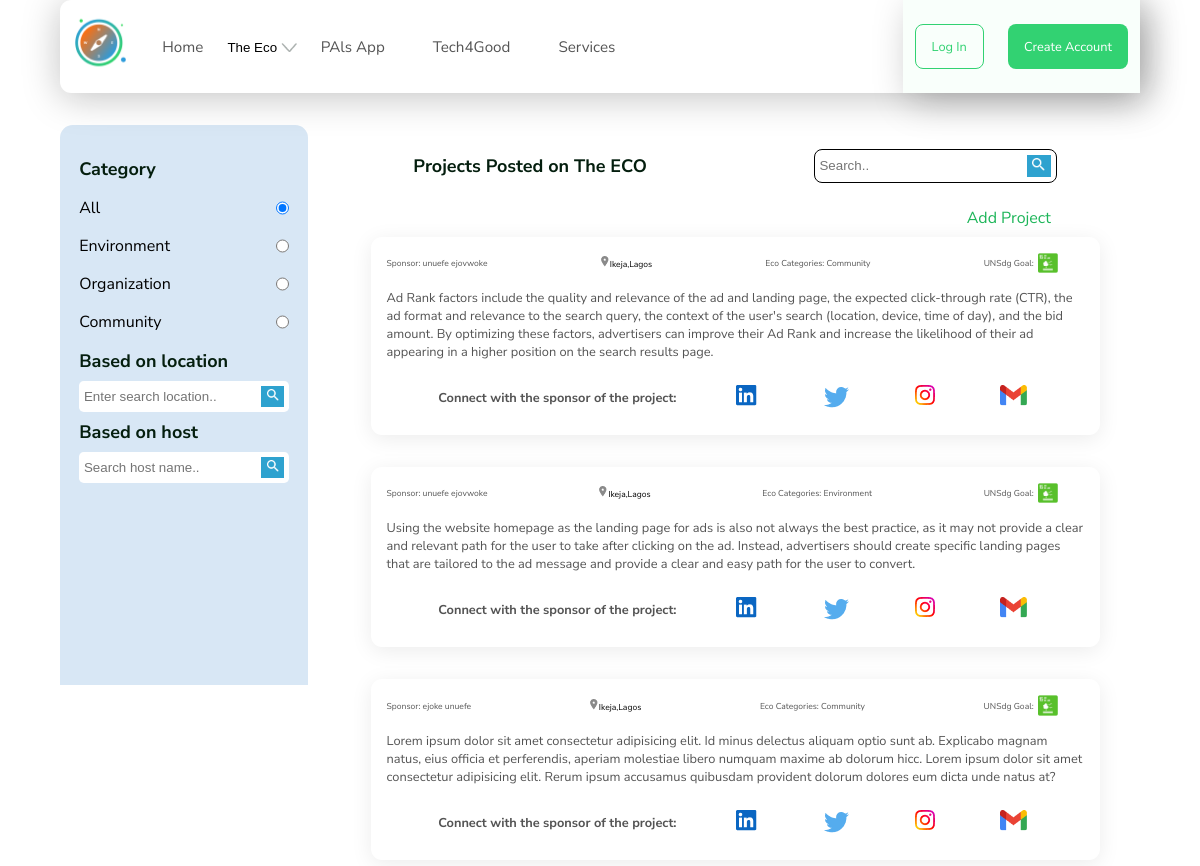
The page /project/ on the database as committed earlier.
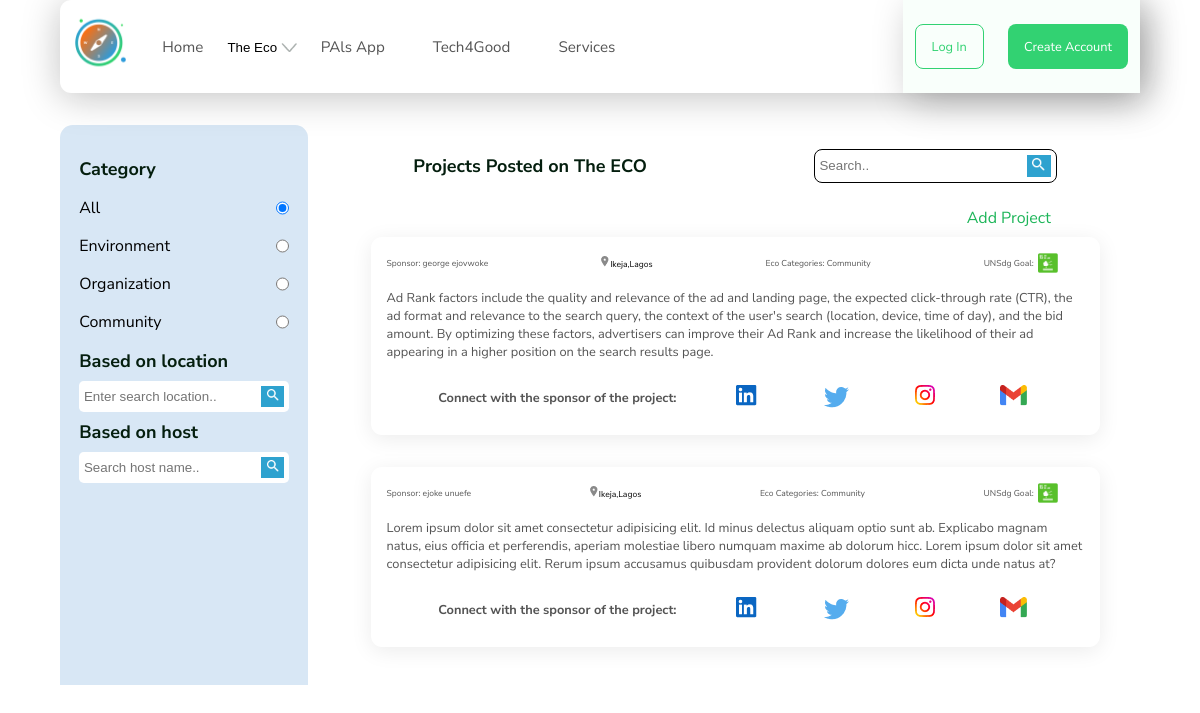
The same page on the database as committed later.
### ecoplatform/models.py (models this page shows, shortened)
class Category(models.Model):
    name = models.CharField(max_length=50)
    image = models.ImageField(upload_to='category/', blank=True, null=True)
    slug = models.SlugField(blank=True, null=True)
    class Meta:
        verbose_name = 'category'
        verbose_name_plural = 'categories'
    def __str__(self):
        return self.name

class Project(models.Model):
    def get_image_path(instance,filename):
        title, ext = filename.split('.')
        image_path = 'project_photos/{project_title}/{photo_name}.{ext}'.format(project_title=instance.title,photo_name=title,ext=ext)
        return image_path
    title = models.CharField(max_length=100)
    description = models.TextField(max_length=500)
    location = models.CharField(max_length=100,blank=True, null=True)
    user = models.ForeignKey(Account,on_delete=models.CASCADE)
    created = models.DateTimeField(default = timezone.now)
    category = models.ForeignKey('Category',on_delete=models.SET_NULL,null=True)
    project_photo_main = models.ImageField(upload_to=get_image_path)
    project_photo_1 = models.ImageField(upload_to=get_image_path,blank=True)
    project_photo_2 = models.ImageField(upload_to=get_image_path,blank=True)
    project_photo_3 = models.ImageField(upload_to=get_image_path,blank=True)
    slug = models.SlugField(blank=True,null=True)
    isTrending = models.BooleanField(default=False)
    upvotes = models.ManyToManyField(Account, blank=True, related_name='upvoted_projects')
    downvotes = models.ManyToManyField(Account, blank=True, related_name='downvoted_projects')
    class Meta:
        verbose_name = 'Project'
        verbose_name_plural = 'Projects'

### ecousers/models.py (models this page shows, shortened)
class Account(AbstractBaseUser):
    first_name      = models.CharField(max_length=50)
    last_name       = models.CharField(max_length=50)
    username        = models.CharField(max_length=50, unique=True)
    email           = models.EmailField(max_length=100, unique=True)
    phone_number    = models.CharField(max_length=50)
    date_joined     = models.DateTimeField(auto_now_add=True)
    last_login      = models.DateTimeField(auto_now_add=True)
    is_admin        = models.BooleanField(default=False)
    is_staff        = models.BooleanField(default=False)
    is_active        = models.BooleanField(default=False)
    is_superadmin        = models.BooleanField(default=False)
    USERNAME_FIELD = 'email'
    REQUIRED_FIELDS = ['username', 'first_name', 'last_name']
    objects = MyAccountManager()
    def full_name(self):
        return f'{self.first_name} {self.last_name}'

### ecoplatform/views.py (the view)
# urls.py: path('project/', views.projectListView, name='project_list'),
def projectListView(request):
    category_slug = request.GET.get('category')
    user_query = request.GET.get('user_query')
    location_query = request.GET.get('location_query')
    if category_slug:
        category = get_object_or_404(Category, slug=category_slug)
        projects = Project.objects.order_by('-created').filter(category=category)
    else:
        projects = Project.objects.order_by('-created').all()
    if user_query:
        projects = projects.filter(description__icontains=user_query)
    if location_query:
        projects = projects.filter(location__icontains=location_query)
    categories = Category.objects.all()
    context = {
        'projects': projects,
        'categories': categories,
        'selected_category': category_slug,
    }
    return render(request, 'ecoplatform/project_list.html', context)

### ecoplatform/context_processors.py (called while the page is built)
def menu_links(request):
    links = Category.objects.all()
    return dict(links=links)

### templates/ecoplatform/project_list.html (shortened to what this page needs)
{% extends 'base.html' %}
{% load static %}
{% block contents %}
            <h5>Projects Posted on The ECO</h5>
            <div class="search">
                <form class="cat-search" action="{% url 'ecoplatform:project_list' %}">
                    <input type="text" name="user_query" placeholder="Search..">
                    <button><img src="{% static 'images/category/search.png' %}" alt="search button"></button>
                </form>
            </div>
        </div>
        <div class="add-problems-btn">
            <a>Add Project</a>
        </div>
        {% if projects %}
        {% for project in projects %}
        <div class="card">
            <div class="card-wrapper">
                <div class="card-header">
                    <div class="eco-cat">
                        <p class="text-fix2">Sponsor: <a href="">{{project.user.full_name}}</a></p>
                    </div>
                    <div class="post-location">
                        <img src="{% static 'images/card/Pindrop.png' %}" alt=""><span class="location">Ikeja,Lagos</span>
                    </div>
                    <div class="eco-cat">
                        <p class="text-fix2">Eco Categories: <a href="">{{project.category}}</a></p>
                    </div>
                    <div class="goal">
                        <p class="text-fix2">UNSdg Goal: </p><img src="{% static 'images/card/eco.png' %}" alt="">
                    </div>
                </div>
                <div class="card-details">
                    <p>{{project.description}}</p>
                </div>
                <div class="card-footer">
                    <p><b>Connect with the sponsor of the project:</b></p>
                    <a href="#"><img src="{% static 'images/card/project-card/linkedin.png' %}" alt=""></a>
                    <a href="#"><img src="{% static 'images/card/project-card/twitter.png' %}" alt=""></a>
                    <a href="#"><img src="{% static 'images/card/project-card/insta.png' %}" alt=""></a>
                    <a href="#"><img src="{% static 'images/card/project-card/gmail (2).png' %}" alt=""></a>
                </div>
            </div>
        </div>
        {% endfor %}
        {% else %}
        <p style="text-align:center">No projects found for this category.</p>
        {% endif %}
{% endblock%}

### templates/base.html (shortened to what this page needs)
{% load static %}
<!DOCTYPE html>
<html lang="en">
<head>
    <link href="https://cdn.jsdelivr.net/npm/remixicon@2.5.0/fonts/remixicon.css" rel="stylesheet">
    <link href='https://unpkg.com/boxicons@2.1.4/css/boxicons.min.css' rel='stylesheet'>
    <link rel="stylesheet" href="{% static 'scss/main.css' %}">
     <link rel="stylesheet" type="text/css"
     href="https://cdnjs.cloudflare.com/ajax/libs/OwlCarousel2/2.2.1/assets/owl.carousel.min.css">
    <link rel="stylesheet" type="text/css"
     href="https://cdnjs.cloudflare.com/ajax/libs/OwlCarousel2/2.2.1/assets/owl.theme.default.min.css">
</head>
<body>
        <div class="body-wrapper">
            {% include 'components/navbar.html' %}
          {% if home %}
          {% block content %}
          {% endblock content %}
          {% else %}
          <section class="main-content">
            <aside class="category">
                <div class="cat-wrapper">
                    <h5>Category</h5>
                    <form class="radio">
                        <div>
                            <label for="All">All</label>
                            <input type="radio" name="category" id="All" value="" {% if not selected_category %}checked{% endif %}>
                        </div>
                        {% for category in categories %}
                        <div>
                            <label for="{{ category.slug }}">{{ category.name }}</label>
                            <input type="radio" name="category" id="{{ category.slug }}" value="{{ category.slug }}" {% if selected_category == category.slug %}checked{% endif %}>
                        </div>
                        {% endfor %}
                    </form>
                    <h5>Based on location</h5>
                    <form class="cat-search" action="{% url 'ecoplatform:problem_list' %}">
                        <input type="text" name="location_query" placeholder="Enter search location..">
                        <button><img src="{% static 'images/category/search.png' %}" alt="search button"></button>
                    </form>
                    <h5>Based on host</h5>
                    <form class="cat-search" action="{% url 'ecoplatform:problem_list' %}">
                        <input type="text" name="user_query" placeholder="Search host name..">
                        <button><img src="{% static 'images/category/search.png' %}" alt="search button"></button>
                    </form>
                </div>
            </aside>
            <main class="card-main">
                <div class="heading">
                    {% block contents %}
                    {% endblock contents %}
                </div>
          {% endif %}
</body>

### templates/components/navbar.html (shortened to what this page needs)
{% load static %}
<nav>
    <div class="logo">
        <img src="{% static 'images/notification/logo 3(1).png' %}" alt="Eco logo">
    </div>
    <div class="right-side__nav hidden">
        <div class="nav-links toggler">
            <a href="{% url 'ecoplatform:home' %}">Home</a>
            <div class="dropdown">
                <button class="dropbtn">The Eco
                    <img src="{% static 'images/notification/arrowdown.png' %}" alt="arrow down"
                    class="eco-img">
                </button>
            </div>
            <a href="#">PAls App</a>
            <a href="#">Tech4Good</a>
            <a href="#">Services</a>
        </div>
        {% if user.id is None %}
            <div class="connect toggler skew">
                <a href="{% url 'ecousers:login' %}" id="login1">Log In</a>
                <a href="{% url 'ecousers:register' %}" id="create1">Create Account</a>
            </div>
        {% else %}
            <div class="connect toggler skew">
                <a href="{% url 'ecousers:logout' %}" id="login1">Log Out</a>
                <a href="{% url 'ecousers:dashboard' %}" id="create1">{{user.first_name|capfirst}} || Dashboard</a>
            </div>
        {% endif %}
    </div>
</nav>

Rows that differ between the two databases and show on the page:
removed Project: user.full_name "unuefe ejovwoke", category "Environment", description "Using the website homepage as the landing page for ads is also not always the best practice, as it may not provide a clear and relevant path for the user to take after clicking on the ad. Instead, advertisers should create specific landing pages that are tailored to the ad message and provide a clear and easy path for the user to convert."
changed through a linked row, Project: user.full_name "unuefe ejovwoke" → "george ejovwoke"
